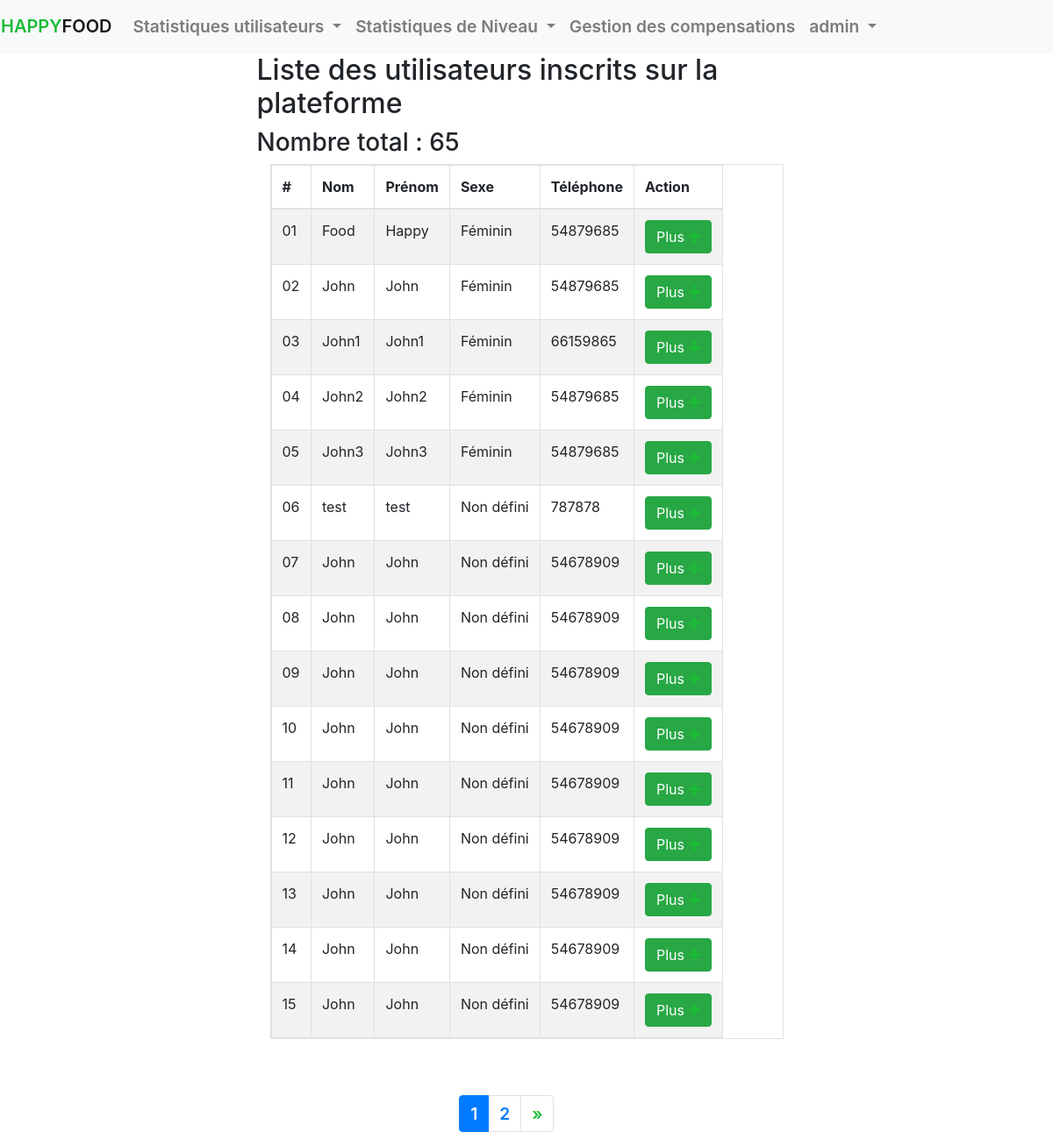
The page /admin/users.php (signed in) on the database its author committed.
### tables this page shows
CREATE TABLE `user` (
  `idUser` int(11) NOT NULL,
  `login` varchar(45) NOT NULL,
  `email` varchar(255) DEFAULT NULL,
  `password` varchar(100) NOT NULL,
  `lastName` varchar(45) NOT NULL,
  `firstName` varchar(45) NOT NULL,
  `phone` varchar(45) NOT NULL,
  `sex` char(1) DEFAULT NULL,
  `birthday` date DEFAULT NULL,
  `inscriptionDate` date DEFAULT NULL,
  `adress` varchar(45) DEFAULT NULL,
  `pays` varchar(255) DEFAULT NULL,
  `job` varchar(45) DEFAULT NULL,
  `admin` tinyint(1) NOT NULL DEFAULT '0',
  `newUser` tinyint(1) DEFAULT '1'
);

### admin/users.php (the view, shortened to what this page needs)
<!DOCTYPE html>
<html lang="fr">
  <head>
    <?php include_once 'head.php'; ?>
  </head>
  <body>
    <?php include_once 'header.php'; ?>
    <section class="row">
      <div class="mx-auto w-50">
        <?php
          require_once('connect_db.php');
          $per_page = 15;
          if(isset($_GET['page']) & !empty($_GET['page'])) $current_page = (int) $_GET['page'];
          else $current_page = 1;
          $count_query = $database->query('SELECT COUNT(*) AS total_inputs FROM user');
          $data = $count_query->fetch();
          $total_inputs = $data['total_inputs'];
          $start = $per_page * ($current_page - 1);
          $end_page = ceil($total_inputs / $per_page);
          $next_page = $current_page + 1;
          $get_query = $database->query("SELECT * FROM user LIMIT $per_page OFFSET $start");
        ?>
        <h2>Liste des utilisateurs inscrits sur la plateforme</h2>
        <h3>Nombre total : <?= $total_inputs ?></h3>
        <div class="col-12 table-responsive-md">
          <table class="table table-striped table-bordered table-responsive">
            <thead>
              <tr>
                <th>#</th>
  				      <th>Nom</th>
                <th>Prénom</th>
                <th>Sexe</th>
                <th>Téléphone</th>
                <th>Action</th>
              </tr>
            </thead>
            <tbody>
              <?php $i = $start; while($row = $get_query->fetch()){ $i++;?>
              <tr>
                <td><?= $i > 9 ? $i : '0'.$i ?></th>
                <td><?= $row['lastName'] == NULL ? "Non défini" : $row['lastName'] ?></td>
                <td><?= $row['firstName']  == NULL ? "Non défini" : $row['firstName'] ?></td>
                <td><?= $row['sex'] == "M" ? "Masculin" : $row['sex'] == "F" ? "Féminin" : "Non défini" ?></td>
                <td><?= $row['phone'] == NULL ? "Non défini" : $row['phone'] ?></td>
                <td>
                  <a href="details.php?id=<?= $row['idUser'] ?>" class="btn btn-block btn-success">
                    Plus
                    <span class="fa fa-plus" aria-hidden="true"></span>
                  </a>
                </td>
              </tr>
  		        <?php } ?>
            </tbody>
          </table>
        </div>
        <br><br>
        <?php if($total_inputs > $per_page){ ?>
          <nav class="w-25 mx-auto" aria-label="Page navigation">
            <ul class="pagination">
              <li class="page-item active">
                <a class="page-link" href="?page=<?= $current_page ?>"><?= $current_page ?></a>
              </li>
              <?php if($current_page != $end_page){ ?>
                <li class="page-item">
                  <a class="page-link" href="?page=<?= $next_page ?>"><?= $next_page ?></a>
                </li>
                <li class="page-item">
                  <a class="page-link" href="?page=<?= $end_page ?>" aria-label="Next">
                    <span aria-hidden="true">&raquo;</span>
                  </a>
                </li>
              <?php } ?>
            </ul>
          </nav>
        <?php } ?>
      </div>
    </section>
  </body>
</html>

### admin/css/admin.css (style rules this page uses)
a span { text-transform: uppercase; color: #1BBD36; }
a { text-decoration: none; color: #9DD2C9; font-size: 1.2em; font-weight: 600; }

### rows shown on the page
user: lastName "Food", firstName "Happy", sex "Féminin", phone "54879685"
user: lastName "John", firstName "John", sex "Féminin", phone "54879685"
user: lastName "John1", firstName "John1", sex "Féminin", phone "66159865"
user: lastName "John2", firstName "John2", sex "Féminin", phone "54879685"
user: lastName "John3", firstName "John3", sex "Féminin", phone "54879685"
user: lastName "test", firstName "test", sex "Non défini", phone "787878"
user: lastName "John", firstName "John", shows "Non défini", phone "54678909"
user: lastName "John", firstName "John", shows "Non défini", phone "54678909"
user: lastName "John", firstName "John", shows "Non défini", phone "54678909"
user: lastName "John", firstName "John", shows "Non défini", phone "54678909"
user: lastName "John", firstName "John", shows "Non défini", phone "54678909"
user: lastName "John", firstName "John", shows "Non défini", phone "54678909"
user: lastName "John", firstName "John", shows "Non défini", phone "54678909"
user: lastName "John", firstName "John", shows "Non défini", phone "54678909"
user: lastName "John", firstName "John", shows "Non défini", phone "54678909"

### other values the page prints
$_SESSION['login'] "admin"
$total_inputs "65"
$current_page "1"
$next_page "2"
